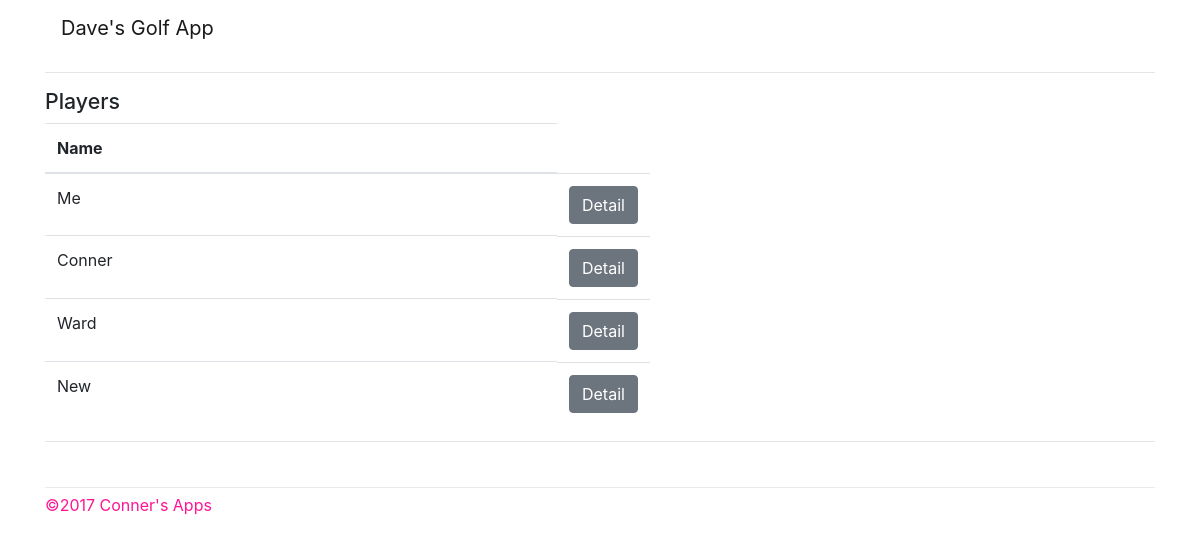
Before: /player/ with the older database file.
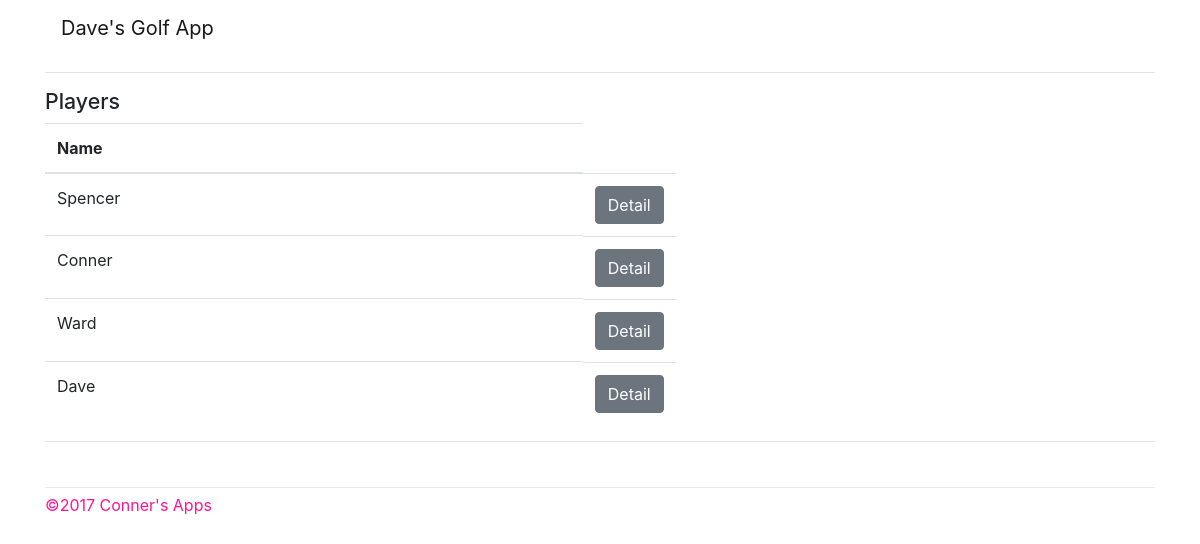
After: the same page with the newer database file.
### golf/models.py (models this page shows, shortened)
class Player(models.Model):
    name = models.CharField(max_length=50, unique=True)
    handicap = models.IntegerField()
    team = models.ForeignKey('Team', on_delete=models.CASCADE)
    def get_absolute_url(self):
        return reverse_lazy('golf:player:detail', kwargs={'pk': self.pk})

### golf/player/views.py (the view)
# urls.py: url(r'$', views.list, name='list'),
def list(request, **kwargs):
    players = Player.objects.order_by('handicap')
    return render(request, 'golf/player/list.html',
                {
                    'players': players,
                }
            )

### golf/templates/golf/player/list.html
{% extends 'layout.html' %}
{% block content %}
{% block pagetitle %}
<h2>Players</h2>
{% endblock %}
<table class="table table-hover">
    <thead>
        <tr>
          <th>Name</th>
        </tr>
    </thead>
    <tbody>
        {% for player in players %}
        <tr>
          <td class="clickable-obj" data-href="{{ player.get_absolute_url }}">
            {{ player.name }}
          </td>
          <td class="btn-group" align="right">
          <a role="button" class="btn btn-secondary confirm-leave"
            href="{% url "golf:player:detail" player.pk %}">Detail</a>
        </tr>
        {% endfor %}
    </tbody>
</table>
{% endblock %}

Changed rows visible on the page:
changed Player: name "Me" → "Spencer"
changed Player: name "New" → "Dave"
